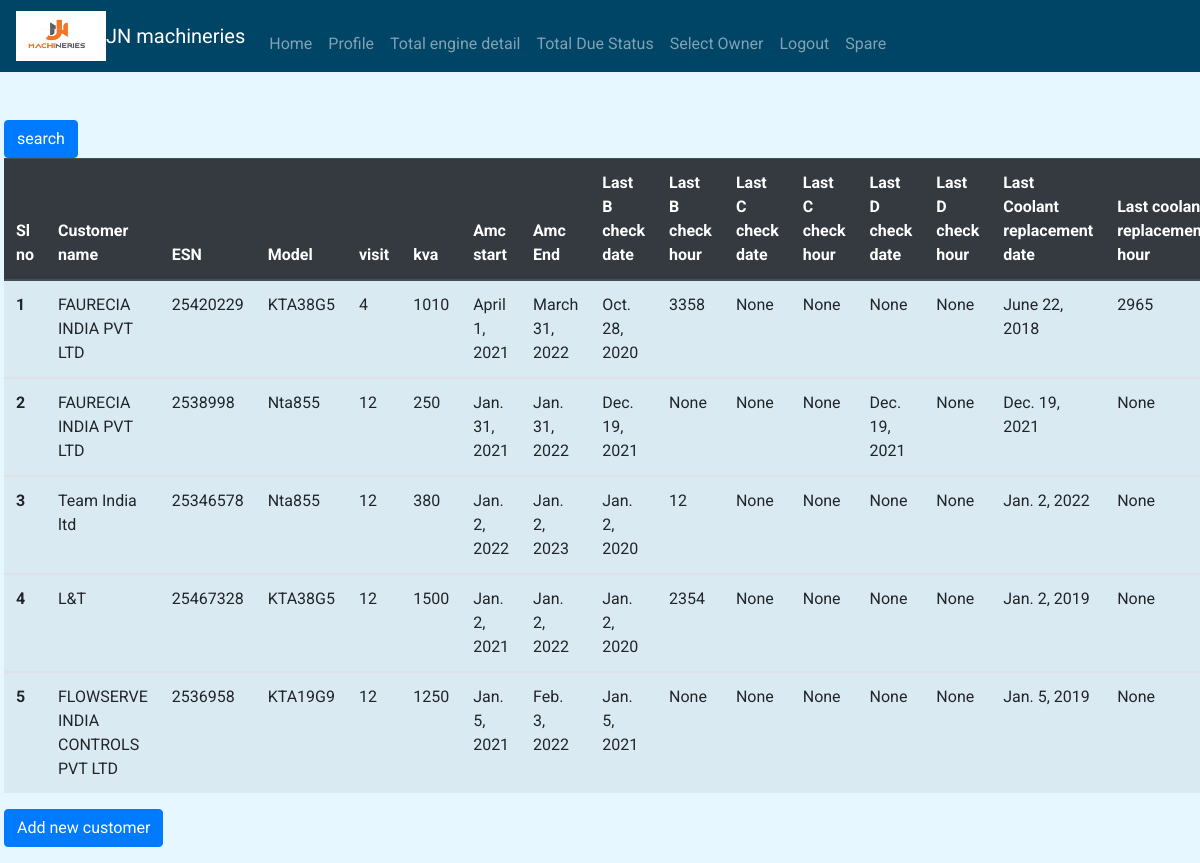
Screenshot of /jnm/total/ownership/ (signed in) with the database file from the repository.
### app/models.py (models this page shows, shortened)
class Ownership(models.Model):
  author = models.ForeignKey(User, on_delete = models.CASCADE)
  cpcb_norm = [('C1', 'CPCB1'), ('C2', 'CPCB2')]
  battery_make = [('CUMMINS', 'CUMMINS'), ('OTHER', 'OTHER')]
  coolant_choice = [('DCA4', 'DCA4'), ('DCA2', 'DCA2'), ('OTHER', 'OTHER'), ('WATER', 'WATER')]
  controller_detail = [('Cluster', 'Cluster'), ('ECP', 'ECP'), ('ECPG', 'ECPG'), ('POWERCOM', 'POWERCOM'), ('PCC0301', 'PCC0301'), ('PCC1301', 'PCC1301'), ('PCC1302', 'PCC1302'), ('PCC2100', 'PCC2100'), ('PCC3100', 'PCC3100'), ('PCC3201', 'PCC3201'), ('PCC3.3', 'PCC3.3'), ('OTHER', 'OTHER')]
  customer_name = models.CharField(max_length = 100)
  esn = models.DecimalField(max_digits = 10, decimal_places = 0, null = True)
  model = models.CharField(max_length = 10, null = True)
  cpcb_norms = models.CharField(choices = cpcb_norm, max_length = 2, default = 'C1')
  visit = models.IntegerField(null = True)
  kva = models.IntegerField(null = True)
  amc_start = models.DateField(null = True)
  amc_end = models.DateField(null = True)
  contact_person = models.CharField(max_length = 20, null = True)
  phone_num= models.CharField(max_length= 10, null = True)
  mail_id = models.EmailField(max_length = 50, null = True)
  last_b = models.DateField(null = True)
  last_b_hour = models.IntegerField(blank = True, null = True)
  last_c = models.DateField(null = True, blank = True)
  last_c_hour = models.IntegerField(null = True, blank = True)
  last_d = models.DateField(null = True, blank = True)
  last_d_hour = models.IntegerField(null = True, blank = True)
  last_coolant = models.DateField(null = True)
  last_coolant_hour = models.IntegerField(null= True, blank= True)
  last_airfilter = models.DateField(null = True)
  last_airfilter_hour = models.IntegerField(null=True, blank = True)
  last_battery = models.DateField(null = True)
  battery_type = models.CharField(choices = battery_make, max_length = 7, default = 'CUMMINS')
  last_battery_hour = models.IntegerField(null= True, blank = True)
  genset_type = models.CharField(max_length = 20, null = True, blank = True)
  controller_type = models.CharField(choices = controller_detail, max_length =10, blank = True, null = True, default = None)
  type_coolant = models.CharField(choices = coolant_choice, max_length = 6, default = None, blank = True, null = True)
  equ_model = models.CharField(max_length = 10, blank = True, null = True)
  equ_serial = models.CharField(max_length = 10, blank = True, null = True)
  last_fueltank_clean = models.DateField(null = True, blank = True)
  last_radiator_clean = models.DateField(null = True, blank = True)
  last_hose_replacement = models.DateField(null = True, blank = True)
  last_plumber_block = models.DateField(null = True, blank = True)
  last_healthcheck = models.DateField(null = True, blank = True)
  last_fiveyearkit = models.DateField(null = True, blank = True)
  recent_hour = models.IntegerField(blank = True, null = True)
  reminder_count_b = models.IntegerField(blank = True, null = True)
  reminder_count_coolant = models.IntegerField(blank = True, null = True)
  reminder_count_battery = models.IntegerField(blank = True, null = True)
  reminder_count_airfilter = models.IntegerField(blank = True, null = True)
  reminder_count_amcdue = models.IntegerField(blank = True, null = True)
  remark_b = models.CharField(max_length = 150, blank = True, null = True)
  remark_coolant = models.CharField(max_length = 150, blank = True, null = True)
  remark_battery = models.CharField(max_length = 150, blank = True, null = True)
  remark_airfilter = models.CharField(max_length = 150, blank = True, null = True)
  remark_amcdue = models.CharField(max_length = 150, blank = True, null = True)
  customer_response = models.BooleanField(default = False)

### app/views.py (the view)
# urls.py: path('total/ownership/', views.AdminEngineData.as_view(), name = 'admin_ownership'),
class AdminEngineData(View, LoginRequiredMixin):
  def get(self, request, *args, **kwargs):
    total = Ownership.objects.all()
    context = {'total' : total}
    return render(request, 'admin_table.html', context)

### app/templates/admin_table.html (shortened to what this page needs)
{% extends 'base.html' %}
{% load bootstrap %}
{% block content %}
  <div class="table-responsive mt-5 ml-1">
  <div>
    <form method="get">
      <button class="btn btn-primary" type="submit">search</button>
    </form>
  </div>
  <table class="table table-striped table-borded">
  <thead class="thead-dark">
    <tr>
      <th scope="col">Sl no</th>
      <th scope="col">Customer name</th>
      <th scope="col">ESN</th>
      <th scope="col">Model</th>
      <th scope="col">visit</th>
      <th scope="col">kva</th>
      <th scope="col">Amc start</th>
      <th scope="col">Amc End</th>
      <th scope="col">Last B check date</th>
      <th scope="col">Last B check hour</th>
      <th scope="col">Last C check date</th>
      <th scope="col">Last C check hour</th>
      <th scope="col">Last D check date</th>
      <th scope="col">Last D check hour</th>
      <th scope="col">Last Coolant replacement date </th>
      <th scope="col">Last coolant replacement hour</th>
    </tr>
  </thead>
  {% for customer in total %}
  <tbody>
    <tr>
      <th scope="row">{{ forloop.counter }}</th>
      <td>{{ customer.customer_name }}</td>
      <td>{{ customer.esn }}</td>
      <td>{{ customer.model }}</td>
      <td>{{ customer.visit }}</td>
      <td>{{ customer.kva }}</td>
      <td>{{ customer.amc_start }}</td>
      <td>{{ customer.amc_end }}</td>
      <td>{{ customer.last_b }}</td>
      <td>{{ customer.last_b_hour }}</td>
      <td>{{ customer.last_c }}</td>
      <td>{{ customer.last_c_hour }}</td>
      <td>{{ customer.last_d }}</td>
      <td>{{ customer.last_d_hour }}</td>
      <td>{{ customer.last_coolant }}</td>
      <td>{{ customer.last_coolant_hour }}</td>
    </tr>
  </tbody>
  {% endfor %}
  </table>
  <a href="{% url 'create' %}" type="submit" class="btn btn-primary mb-3">Add new customer</a>
</div>
{% endblock %}

### app/templates/base.html (shortened to what this page needs)
<!doctype html>
{% load static %}
<html lang="en">
  <head>
    <link rel="stylesheet" href="https://stackpath.bootstrapcdn.com/bootstrap/4.3.1/css/bootstrap.min.css">
    <link rel="stylesheet" href="{% static 'css/style.css' %}">
  </head>
  <body>
    {% if user.is_authenticated %}
        {% include 'navbar.html' %}
    {% endif %}
    {% block content %}
    {% endblock %}
  </body>
</html>

### app/templates/navbar.html (shortened to what this page needs)
{% load static %}
<nav class="navbar navbar-expand-md navbar-dark">
  <img src="{% static 'images/image.png' %}" alt="">
  <a class="navbar-brand" href="#">JN machineries</a>
  <div class="collapse navbar-collapse" id="navbarNav">
    <ul class="navbar-nav mt-3">
      <li class="nav-item">
        <a class="nav-link" href="{% url 'home' %}">Home </a>
      </li>
      <li class="nav-item">
        <a class="nav-link" href="{% url 'profile' %}">Profile</a>
      </li>
      {% if request.user.is_superuser %}
      <li class="nav-item">
        <a class="nav-link" href="{% url 'admin_ownership' %}">Total engine detail</a>
      </li>
      <li class="nav-item">
        <a class="nav-link" href="{% url 'admin_total_due_status' %}">Total Due Status</a>
      </li>
      <li class="nav-item">
        <a class="nav-link" href="{% url 'admin_select_owner' %}">Select Owner</a>
      </li>
     {% endif %}
         <li class="nav-item">
        <a class="nav-link" href="{% url 'account_logout' %}">Logout</a>
      </li>
      <li class="nav-item">
        <a class="nav-link" href="#">Spare</a>
      </li>
    </ul>
  </div>
</nav>

### static/css/style.css (style rules this page uses)
body { font-family: 'Roboto', sans-serif; background-color: #e6f7ff; }
body nav { background-color: #004466; }
body nav img { width: 90px; height: 50px; }

### rows the page displays
Ownership: customer_name "FAURECIA INDIA PVT LTD", esn "25420229", model "KTA38G5", visit "4", kva "1010", amc_start "April 1, 2021", amc_end "March 31, 2022", last_b "Oct. 28, 2020", last_b_hour "3358", last_c "None", last_c_hour "None", last_d "None", last_d_hour "None", last_coolant "June 22, 2018", last_coolant_hour "2965"
Ownership: customer_name "FAURECIA INDIA PVT LTD", esn "2538998", model "Nta855", visit "12", kva "250", amc_start "Jan. 31, 2021", amc_end "Jan. 31, 2022", last_b "Dec. 19, 2021", last_b_hour "None", last_c "None", last_c_hour "None", last_d "Dec. 19, 2021", last_d_hour "None", last_coolant "Dec. 19, 2021", last_coolant_hour "None"
Ownership: customer_name "Team India ltd", esn "25346578", model "Nta855", visit "12", kva "380", amc_start "Jan. 2, 2022", amc_end "Jan. 2, 2023", last_b "Jan. 2, 2020", last_b_hour "12", last_c "None", last_c_hour "None", last_d "None", last_d_hour "None", last_coolant "Jan. 2, 2022", last_coolant_hour "None"
Ownership: customer_name "L&T", esn "25467328", model "KTA38G5", visit "12", kva "1500", amc_start "Jan. 2, 2021", amc_end "Jan. 2, 2022", last_b "Jan. 2, 2020", last_b_hour "2354", last_c "None", last_c_hour "None", last_d "None", last_d_hour "None", last_coolant "Jan. 2, 2019", last_coolant_hour "None"
Ownership: customer_name "FLOWSERVE INDIA CONTROLS PVT LTD", esn "2536958", model "KTA19G9", visit "12", kva "1250", amc_start "Jan. 5, 2021", amc_end "Feb. 3, 2022", last_b "Jan. 5, 2021", last_b_hour "None", last_c "None", last_c_hour "None", last_d "None", last_d_hour "None", last_coolant "Jan. 5, 2019", last_coolant_hour "None"
